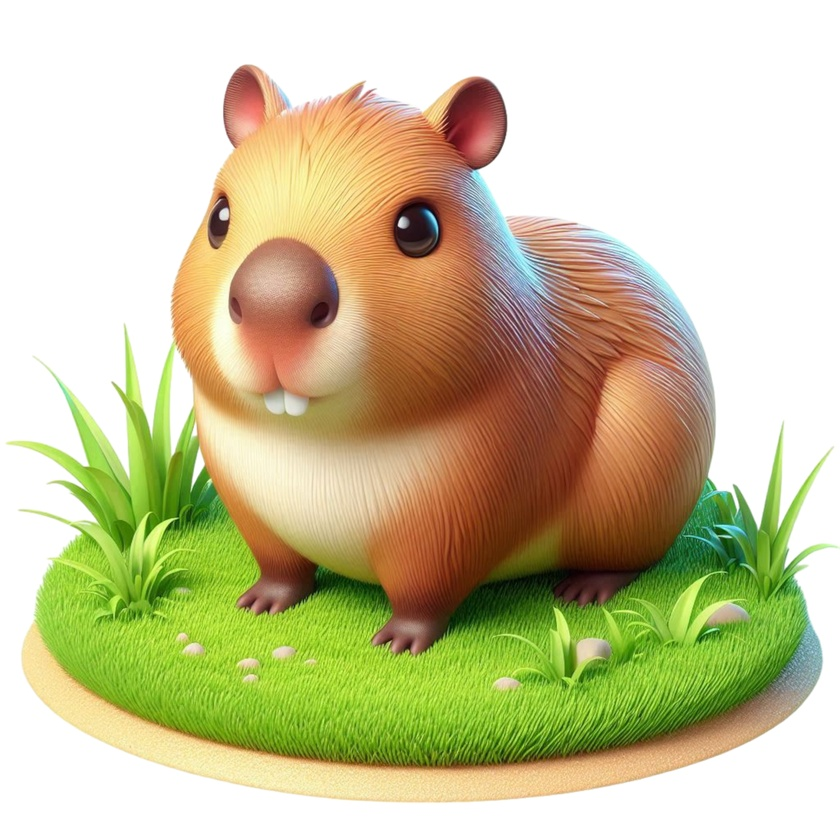
#> input picture Capybara.jpg, 840 x 840 px, shrunk from 4000 x 4000 before the run
$ jupyter execute 'Laporan Praktikum 2.ipynb'
#> lines starting #> are read from the running program, lines starting #| are printed output that depends on the picture; after the words box and inside, x2 and y2 are one past the last pixel; in counts of white or black regions, pixels touching at a corner belong together
Import Library

[cell 1]
import cv2
import numpy as np

Membaca Citra

[cell 2]
citra = cv2.imread('Capybara.jpg')
#> citra is the input picture: shape (840, 840, 3); mean B, G, R 156.4, 197, 202.3

[cell 3]
cv2.imshow("citra asli", citra)
cv2.waitKey(10)
cv2.destroyAllWindows()

Dimensi Citra

[cell 4]
print(citra.shape)
#| (840, 840, 3)
print(citra.dtype)
#| uint8

Splitting Citra RGB/BGR

[cell 5]
b = citra[:,:,0] #biru 0
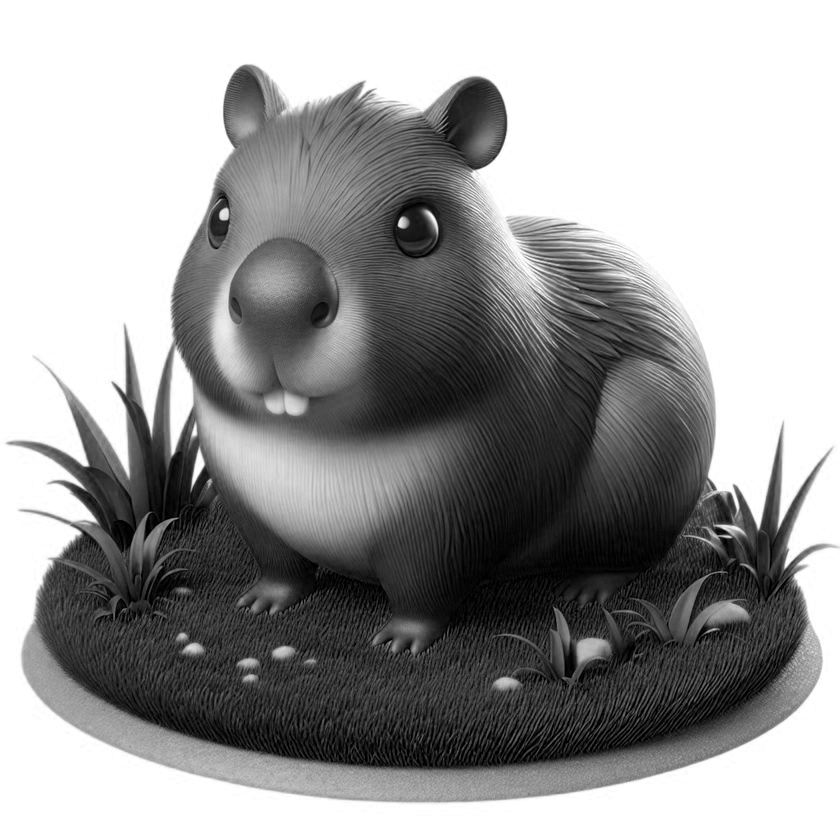
#> b: shape (840, 840); min 0, max 255, mean 156.4
g = citra[:,:,1] #hijau 1
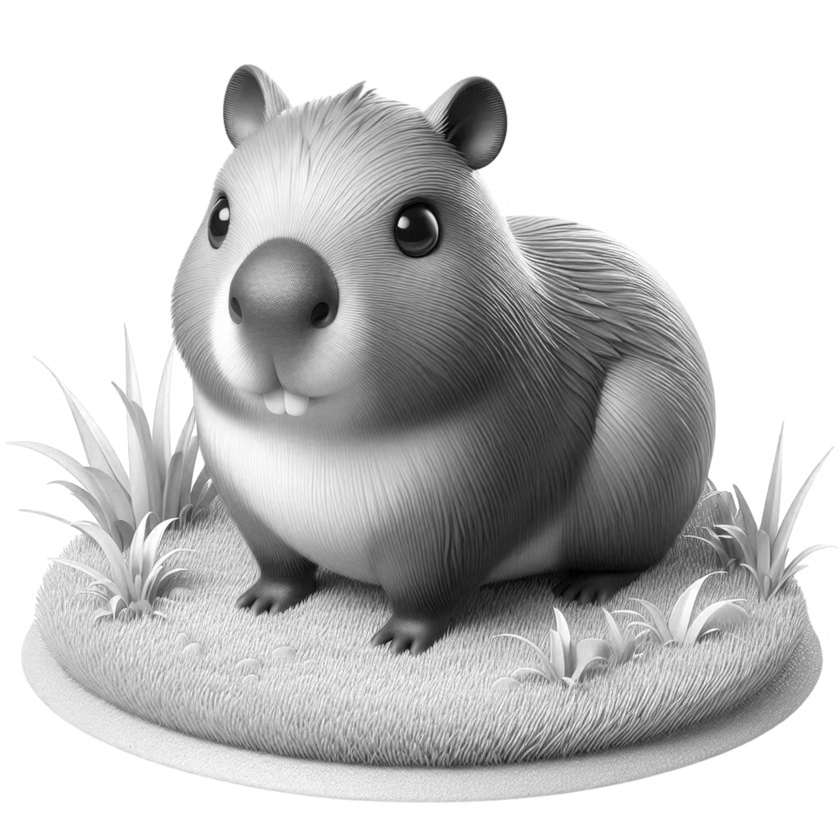
#> g: shape (840, 840); min 0, max 255, mean 197
r = citra[:,:,2] #merah 2
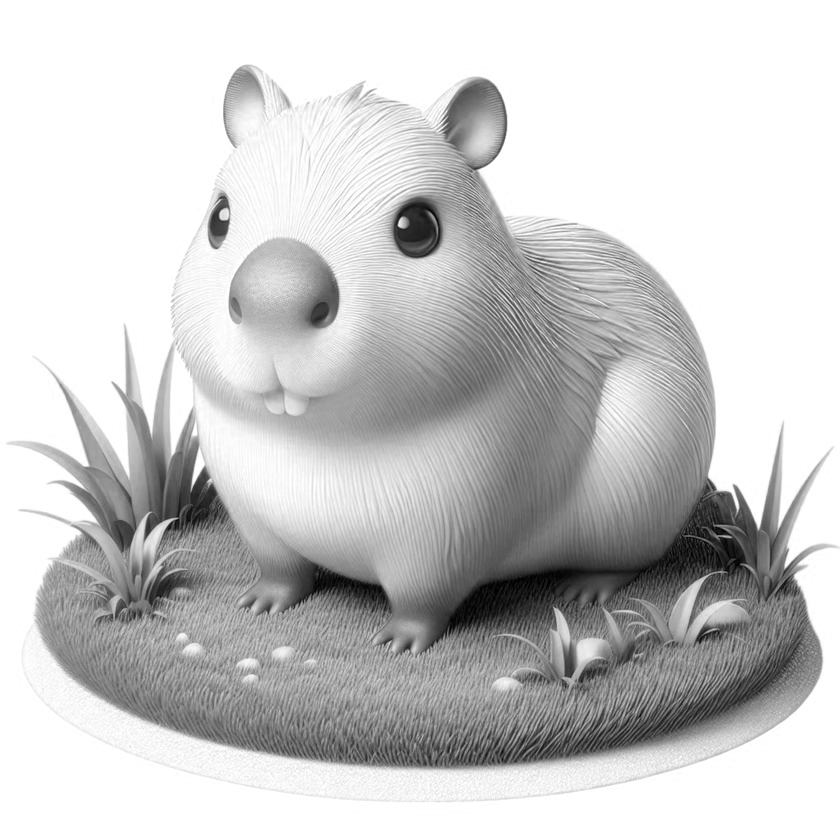
#> r: shape (840, 840); min 0, max 255, mean 202.3

RGB to Grayscale

[cell 6]
panjang = len(citra) #menghitung baris
#> panjang = 840
lebar = len(citra[0]) #menghitung kolom
#> lebar = 840

citra_gray = np.zeros((panjang,lebar))

for i in range (panjang):
    for j in range (lebar):
        citra_gray[i,j] = 0.2989 * r[i,j] + 0.587 * g[i,j] + 0.1141 * b[i,j]
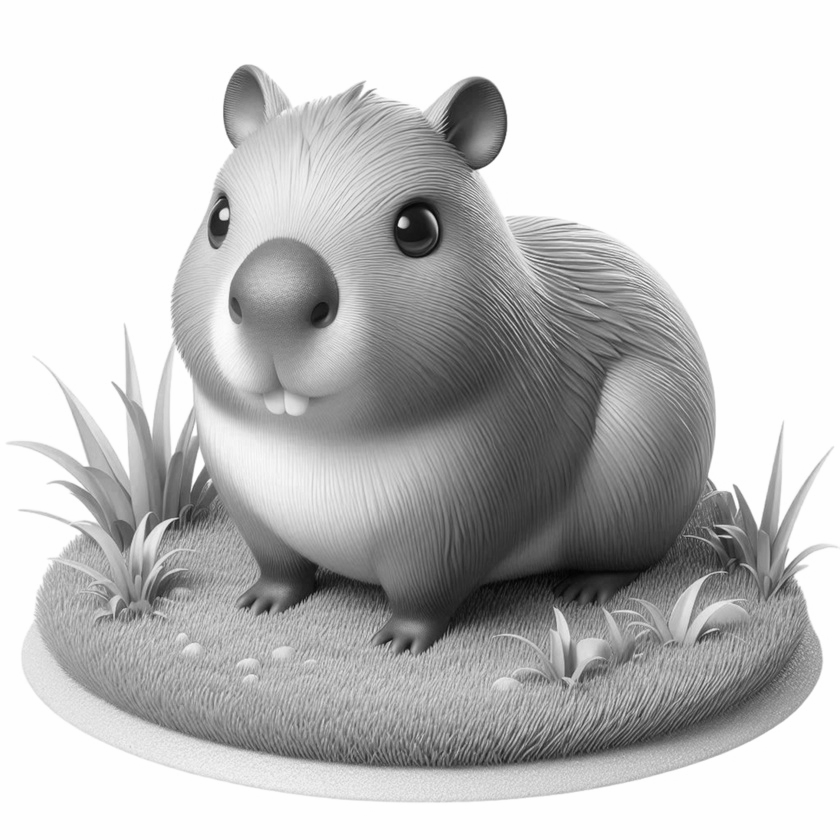
#> citra_gray: shape (840, 840) float64; min 3.79, max 255, mean 194

citra_gray = citra_gray.astype(np.uint8)

cv2.imshow("citra gray", citra_gray)
cv2.waitKey(10)
cv2.destroyAllWindows()

[cell 7]
print(citra)
#> (printed output is left out)

[cell 8]
print(citra_gray)
#> (printed output is left out)

[cell 9]
panjang = len(citra)
lebar = len(citra[0])

ambang = 120
#skala penggunaan hitam atau putih untuk gambar

citra_biner = np.zeros((panjang,lebar))

for i in range (panjang):
    for j in range (lebar):
        if citra_gray[i,j] >= ambang:
            citra_biner[i,j] = 1 #putih
        else :
            citra_biner[i,j] = 0 #hitam
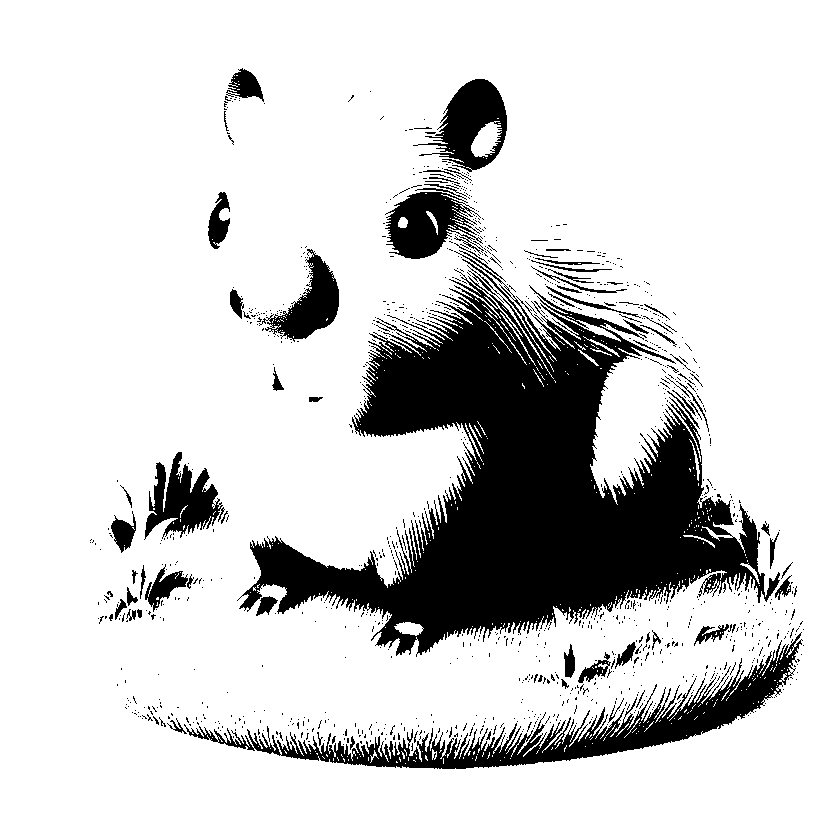
#> citra_biner: shape (840, 840) float64; values 0 (black) and 1 (white), 82.5% white; 1094 black regions (1013 under 20 px), largest, box (x1, y1, x2, y2) and area: (237, 251, 780, 657) 83895, (184, 632, 803, 769) 14118, (413, 79, 507, 172) 3991

cv2.imshow("citra binary", citra_biner)
cv2.waitKey(10)
cv2.destroyAllWindows()

[cell 10]
print(citra_gray)
#> (printed output is left out)

[cell 11]
print(citra_biner)
#> (printed output is left out)

[cell 12]
print(citra_biner[50,50])
#| 1.0
